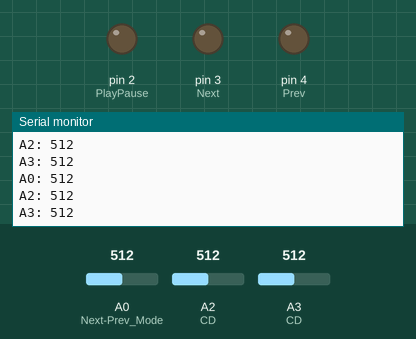
A sketch run on a simulated Arduino Uno, built with avr-gcc and run on an emulated ATmega328P. Shown: output pins drawn as LEDs (lit = HIGH), the last lines printed to the serial monitor. The inputs (shaded band) are chosen by the test bench; at power-on: A3 (CD) = 512, A0 (Next-Prev_Mode) = 512, A2 (CD) = 512.

Above: at 1.2 s.
1.3 s: A3 (CD) set to 106
At 2.0 s:
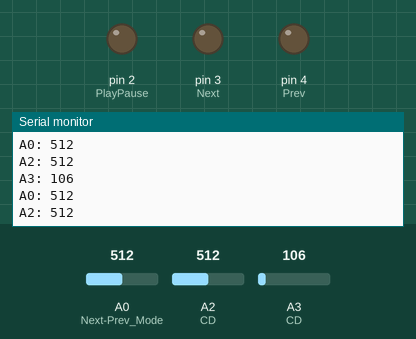
2.8 s: A3 (CD) set to 89
At 3.6 s:
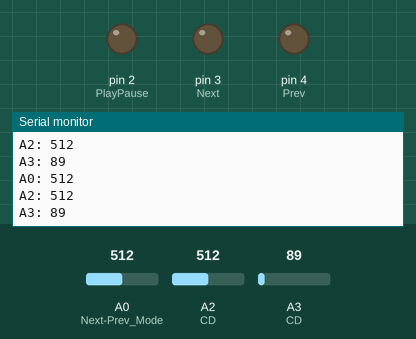
4.3 s: A0 (Next-Prev_Mode) set to 988
At 5.0 s:
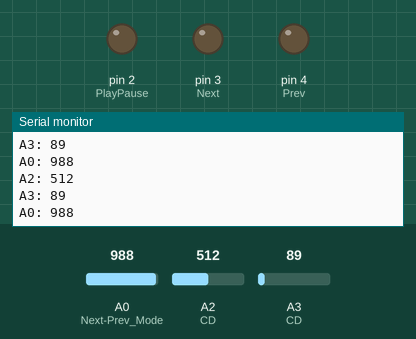
5.8 s: A0 (Next-Prev_Mode) set to 1008
At 6.7 s:
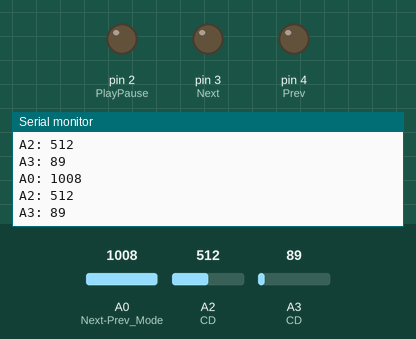
7.3 s: A2 (CD) set to 11
At 7.8 s:
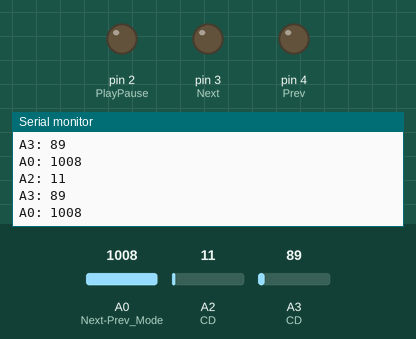
8.8 s: A2 (CD) set to 8
At 9.4 s:
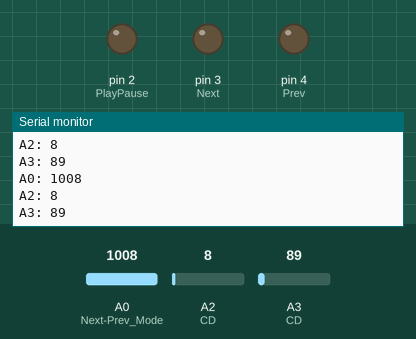
Timing chart, 0 to 11.3 s (numbered marks = the images above; inputs shaded):
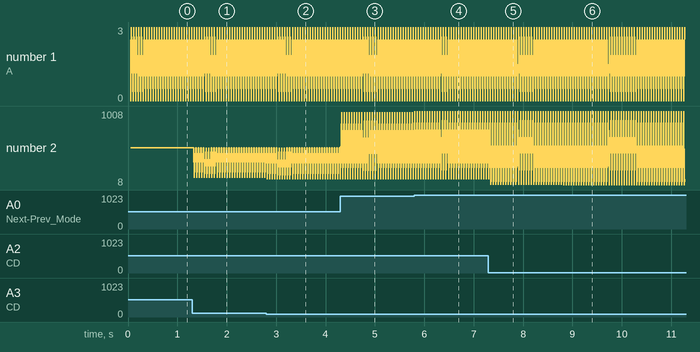

Measured:
- after the input at 1.3 s, the serial monitor: prints a new line at once (image 1)
- after the input at 2.8 s, the serial monitor: prints a new line at once (image 2)
- after the input at 4.3 s, the serial monitor: prints a new line at once (image 3)
- after the input at 5.8 s, the serial monitor: prints a new line at once (image 4)
- after the input at 7.3 s, the serial monitor: prints a new line after 0.05 s (image 5)
- after the input at 8.8 s, the serial monitor: prints a new line at once (image 6)
- plotted number 2: 512 → 106 after the input at 1.3 s, 106 → 89 after the input at 2.8 s

The sketch:

fiesta_bluetooth.ino
```cpp
int key0, key2, key3;

int KEY0 = A0;
int KEY2 = A2;
int KEY3 = A3;

int PlayPause = 2;
int Next = 3;
int Prev = 4;

void setup() {
  // put your setup code here, to run once:
  pinMode(A0, INPUT); //Next-Prev Mode (KEY0)
  pinMode(A2, INPUT); //CD (key2)
  pinMode(A3, INPUT); //CD (key2)

  pinMode(PlayPause, OUTPUT); //PlayPause
  pinMode(Next, OUTPUT); //Next
  pinMode(Prev, OUTPUT); //Prev

  Serial.begin(9600);

}

void checkPlayPause() {
  if((key0 <= 300) && (key2 <= 300) && (key3 >= 850)) {
    // Serial.print("PP: KEY0: ");
    // Serial.print(key0, DEC);
    // Serial.print(" KEY2: ");
    // Serial.print(key2, DEC);
    // Serial.print(" KEY3: ");
    // Serial.println(key3, DEC);
    Serial.println("PP triggered");
    digitalWrite(PlayPause, HIGH);
    delay(200);
    digitalWrite(PlayPause, LOW);
  }
}

void checkPrev() {
  if((key0 >= 900) && (key2 <= 150) && (key3 <= 40)) {
    // Serial.print("Prev: KEY0: ");
    // Serial.print(key0, DEC);
    // Serial.print(" KEY2: ");
    // Serial.print(key2, DEC);
    // Serial.print(" KEY3: ");
    // Serial.println(key3, DEC);
    Serial.println("Prev triggered");
    digitalWrite(Prev, HIGH);
    delay(200);
    digitalWrite(Prev, LOW);
  }
}


void checkNext() {
  if((key0 <= 300) && (key2 >= 900) && (key3 <= 160)) {
    // Serial.print("Next: KEY0: ");
    // Serial.print(key0, DEC);
    // Serial.print(" KEY2: ");
    // Serial.print(key2, DEC);
    // Serial.print(" KEY3: ");
    // Serial.println(key3, DEC);
    Serial.println("Next triggered");
    digitalWrite(Next, HIGH);
    delay(200);
    digitalWrite(Next, LOW);
  }
}

void loop() {
  delay(50);
  key0 = analogRead(A0);
  key2 = analogRead(A2);
  key3 = analogRead(A3);

  // Serial.print("A0: ");
  // Serial.println(key0, DEC);

  // Serial.print("A2: ");
  // Serial.println(key2, DEC);

  // Serial.print("A3: ");
  // Serial.println(key3, DEC);

  // Serial.println();

  if(!(key0 == 0 && key2 == 0 && key3 == 0)) {
    checkPrev();
    checkNext();
    checkPlayPause();

    Serial.print("A0: ");
  Serial.println(key0, DEC);

  Serial.print("A2: ");
  Serial.println(key2, DEC);

  Serial.print("A3: ");
  Serial.println(key3, DEC);
  Serial.println();

  }


}
```
